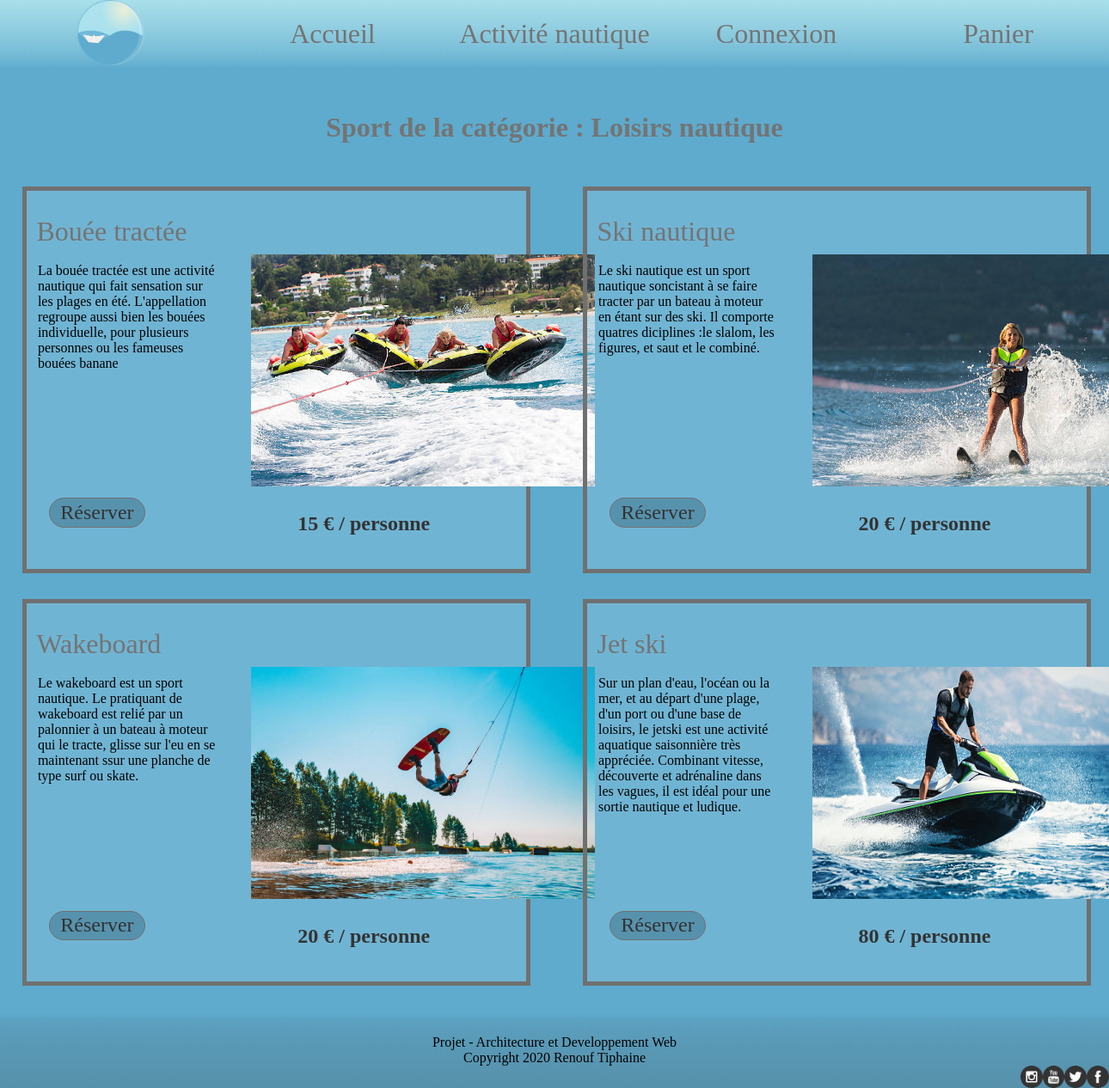
Page /categorie.php?cat=3 on the committed database.
### tables this page shows
CREATE TABLE `categorie` (
  `id_categorie` int(11) NOT NULL,
  `nom` varchar(20) NOT NULL
);

CREATE TABLE `sport` (
  `id_sport` int(11) NOT NULL,
  `id_categorie` int(11) NOT NULL,
  `nom` varchar(50) NOT NULL,
  `description` text NOT NULL,
  `lieu` varchar(50) NOT NULL,
  `prix` decimal(6,0) NOT NULL,
  `img` varchar(50) NOT NULL
);

### categorie.php (the view, shortened to what this page needs)
<?php
$connexion = connexion();
if(!empty($_GET['cat'])){
    $categorie = $_GET['cat'];
    if($categorie == "all"){
        $requete = "SELECT * FROM sport";
        $reponse = $connexion->query($requete);
        $sports=$reponse->fetchAll(PDO::FETCH_ASSOC);
    } else {
        $requete = "SELECT * FROM sport WHERE id_categorie=$categorie";
        $reponse = $connexion->query($requete);
        $sports=$reponse->fetchAll(PDO::FETCH_ASSOC);
        $req ="SELECT nom FROM categorie WHERE id_categorie=$categorie";
        $res= $connexion->query($req);
        $catCourante=$res->fetch(PDO::FETCH_ASSOC);
    }
}
?>
<!doctype html>
<html lang="fr">
<head>
    <link rel="stylesheet" href="css/Style.css">
</head>
<body>
    <div id="wrap">
        <?php include("header.php");?>
        <main>
            <?php if($categorie=='all'): ?>
            <h2>Tout les sports nautiques :</h2>
            <?php else:?>
            <h2> Sport de la catégorie : <?=$catCourante['nom']?></h2>
            <?php endif;?>
            <div class="categorie">
                <?php foreach($sports as $sport => $infos): ?>
                <section>
                    <article>
                        <div id="haut">
                            <p class="nom"><?=$infos['nom']?></p>
                        </div>
                        <div class="orga">
                            <div class="orga2">
                                <p class="des"><?=$infos['description']?></p>
                                <a href="vue_sport.php?sport=<?=$infos['id_sport']?>" class="reservation">Réserver</a>
                            </div>
                            <figure>
                                <img src="<?=$infos['img']?>" alt="<?=$infos['nom']?>" class="photo">
                                <figcaption class="prix"><strong><?=$infos['prix']?> € / personne</strong></figcaption>
                            </figure>
                        </div>
                    </article>
                </section>
                <?php endforeach;?>
            </div>
        </main>
        <?php include("footer.php");?>
    </div>
</body>
</html>

### css/Style.css (style rules this page uses)
* { padding: 0; margin: 0; font-family: georgia; }
html { height: 100%; }
body { background: #5EABCE; height: 100%; }
#wrap { min-height: 100%; position: relative; }
h2 { display: block; text-align: center; color: #747474; font-size: 2em; margin-top: 50px; margin-bottom: 50px; }
main { position: relative; height: auto; padding-bottom: 10%; }
.categorie section { border: 5px solid #707070; width: 95%; height: 100%; display: flex; background-color: rgba(255, 255, 255, 0.11); }
.categorie { margin-left: 2%; display: grid; grid-template-columns: repeat(2, 1fr); grid-auto-rows: auto; grid-gap: 40px; height: 100%; }
.nom { font-size: 2em; margin-left: 2%; margin-top: 5%; color: #747474; margin-right: auto; }
.orga { display: flex; }
.orga2 { display: flex; width: 45%; flex-direction: column; }
.des { display: block; width: 80%; margin-left: 5%; margin-top: 2%; margin-right: 10%; padding-top: 5%; height: 75%; }
figure { width: 45%; margin-right: 3%; margin-bottom: 5%; }
.photo { width: 400px; height: 270px; padding-top: 3%; }
.prix { text-align: center; margin-top: 10%; font-size: 1.5em; color: #333333; }
.reservation { display: block; padding: 1%; border: 1px solid #707070; background-color: #5792AD; text-decoration: none; font-size: 1.5em; color: #333333; margin-left: 3%; width: 40%; text-align: center; border-radius: 27px; margin-left: 10%; margin-bottom: 4%; float: left; }
#haut { display: flex; flex-direction: row; justify-content: flex-end; }

### rows in the picture
categorie: nom "Loisirs nautique"
sport: nom "Bouée tractée", description "La bouée tractée est une activité nautique qui fait sensation sur les plages en été. L'appellation regroupe aussi bien les bouées individuelle, pour plusieurs personnes ou les fameuses bouées banane", img (picture), prix "15"
sport: nom "Ski nautique", description "Le ski nautique est un sport nautique soncistant à se faire tracter par un bateau à moteur en étant sur des ski. Il comporte quatres diciplines :le slalom, les figures, et saut et le combiné.", img (picture), prix "20"
sport: nom "Wakeboard", description "Le wakeboard est un sport nautique. Le pratiquant de wakeboard est relié par un palonnier à un bateau à moteur qui le tracte, glisse sur l'eu en se maintenant ssur une planche de type surf ou skate.", img (picture), prix "20"
sport: nom "Jet ski", description "Sur un plan d'eau, l'océan ou la mer, et au départ d'une plage, d'un port ou d'une base de loisirs, le jetski est une activité aquatique saisonnière très appréciée. Combinant vitesse, découverte et adrénaline dans les vagues, il est idéal pour une sortie nautique et ludique.", img (picture), prix "80"
